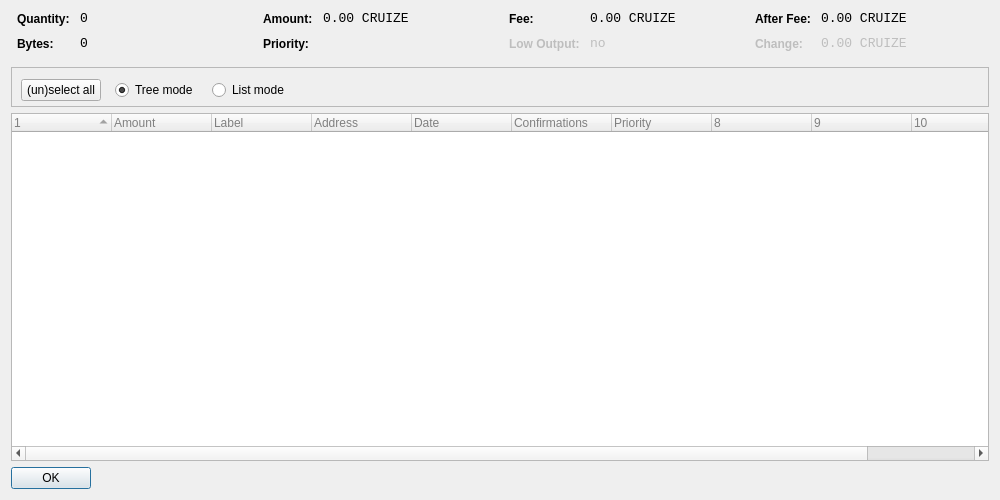
<?xml version="1.0" encoding="UTF-8"?>
<ui version="4.0">
 <class>CoinControlDialog</class>
 <widget class="QDialog" name="CoinControlDialog">
  <property name="geometry">
   <rect>
    <x>0</x>
    <y>0</y>
    <width>1000</width>
    <height>500</height>
   </rect>
  </property>
  <property name="windowTitle">
   <string>Coin Control</string>
  </property>
  <layout class="QVBoxLayout" name="verticalLayout">
   <item>
    <layout class="QHBoxLayout" name="horizontalLayoutTop" stretch="0,0,0,0">
     <property name="topMargin">
      <number>0</number>
     </property>
     <property name="bottomMargin">
      <number>10</number>
     </property>
     <item>
      <layout class="QFormLayout" name="formLayoutCoinControl1">
       <property name="horizontalSpacing">
        <number>10</number>
       </property>
       <property name="verticalSpacing">
        <number>10</number>
       </property>
       <property name="leftMargin">
        <number>6</number>
       </property>
       <property name="rightMargin">
        <number>6</number>
       </property>
       <item row="0" column="0">
        <widget class="QLabel" name="labelCoinControlQuantityText">
         <property name="styleSheet">
          <string notr="true">font-weight:bold;</string>
         </property>
         <property name="text">
          <string>Quantity:</string>
         </property>
        </widget>
       </item>
       <item row="0" column="1">
        <widget class="QLabel" name="labelCoinControlQuantity">
         <property name="font">
          <font>
           <family>Monospace</family>
           <pointsize>10</pointsize>
          </font>
         </property>
         <property name="cursor">
          <cursorShape>IBeamCursor</cursorShape>
         </property>
         <property name="contextMenuPolicy">
          <enum>Qt::ActionsContextMenu</enum>
         </property>
         <property name="text">
          <string notr="true">0</string>
         </property>
         <property name="textInteractionFlags">
          <set>Qt::LinksAccessibleByMouse|Qt::TextSelectableByKeyboard|Qt::TextSelectableByMouse</set>
         </property>
        </widget>
       </item>
       <item row="1" column="0">
        <widget class="QLabel" name="labelCoinControlBytesText">
         <property name="styleSheet">
          <string notr="true">font-weight:bold;</string>
         </property>
         <property name="text">
          <string>Bytes:</string>
         </property>
        </widget>
       </item>
       <item row="1" column="1">
        <widget class="QLabel" name="labelCoinControlBytes">
         <property name="font">
          <font>
           <family>Monospace</family>
           <pointsize>10</pointsize>
          </font>
         </property>
         <property name="cursor">
          <cursorShape>IBeamCursor</cursorShape>
         </property>
         <property name="contextMenuPolicy">
          <enum>Qt::ActionsContextMenu</enum>
         </property>
         <property name="text">
          <string notr="true">0</string>
         </property>
         <property name="textInteractionFlags">
          <set>Qt::LinksAccessibleByMouse|Qt::TextSelectableByKeyboard|Qt::TextSelectableByMouse</set>
         </property>
        </widget>
       </item>
      </layout>
     </item>
     <item>
      <layout class="QFormLayout" name="formLayoutCoinControl2">
       <property name="horizontalSpacing">
        <number>10</number>
       </property>
       <property name="verticalSpacing">
        <number>10</number>
       </property>
       <property name="leftMargin">
        <number>6</number>
       </property>
       <property name="rightMargin">
        <number>6</number>
       </property>
       <item row="0" column="0">
        <widget class="QLabel" name="labelCoinControlAmountText">
         <property name="styleSheet">
          <string notr="true">font-weight:bold;</string>
         </property>
         <property name="text">
          <string>Amount:</string>
         </property>
        </widget>
       </item>
       <item row="0" column="1">
        <widget class="QLabel" name="labelCoinControlAmount">
         <property name="font">
          <font>
           <family>Monospace</family>
           <pointsize>10</pointsize>
          </font>
         </property>
         <property name="cursor">
          <cursorShape>IBeamCursor</cursorShape>
         </property>
         <property name="contextMenuPolicy">
          <enum>Qt::ActionsContextMenu</enum>
         </property>
         <property name="text">
          <string notr="true">0.00 CRUIZE</string>
         </property>
         <property name="textInteractionFlags">
          <set>Qt::LinksAccessibleByMouse|Qt::TextSelectableByKeyboard|Qt::TextSelectableByMouse</set>
         </property>
        </widget>
       </item>
       <item row="1" column="0">
        <widget class="QLabel" name="labelCoinControlPriorityText">
         <property name="styleSheet">
          <string notr="true">font-weight:bold;</string>
         </property>
         <property name="text">
          <string>Priority:</string>
         </property>
        </widget>
       </item>
       <item row="1" column="1">
        <widget class="QLabel" name="labelCoinControlPriority">
         <property name="font">
          <font>
           <family>Monospace</family>
           <pointsize>10</pointsize>
          </font>
         </property>
         <property name="cursor">
          <cursorShape>IBeamCursor</cursorShape>
         </property>
         <property name="contextMenuPolicy">
          <enum>Qt::ActionsContextMenu</enum>
         </property>
         <property name="text">
          <string/>
         </property>
         <property name="textInteractionFlags">
          <set>Qt::LinksAccessibleByMouse|Qt::TextSelectableByKeyboard|Qt::TextSelectableByMouse</set>
         </property>
        </widget>
       </item>
      </layout>
     </item>
     <item>
      <layout class="QFormLayout" name="formLayoutCoinControl3">
       <property name="horizontalSpacing">
        <number>10</number>
       </property>
       <property name="verticalSpacing">
        <number>10</number>
       </property>
       <property name="leftMargin">
        <number>6</number>
       </property>
       <property name="rightMargin">
        <number>6</number>
       </property>
       <item row="0" column="0">
        <widget class="QLabel" name="labelCoinControlFeeText">
         <property name="styleSheet">
          <string notr="true">font-weight:bold;</string>
         </property>
         <property name="text">
          <string>Fee:</string>
         </property>
        </widget>
       </item>
       <item row="0" column="1">
        <widget class="QLabel" name="labelCoinControlFee">
         <property name="font">
          <font>
           <family>Monospace</family>
           <pointsize>10</pointsize>
          </font>
         </property>
         <property name="cursor">
          <cursorShape>IBeamCursor</cursorShape>
         </property>
         <property name="contextMenuPolicy">
          <enum>Qt::ActionsContextMenu</enum>
         </property>
         <property name="text">
          <string notr="true">0.00 CRUIZE</string>
         </property>
         <property name="textInteractionFlags">
          <set>Qt::LinksAccessibleByMouse|Qt::TextSelectableByKeyboard|Qt::TextSelectableByMouse</set>
         </property>
        </widget>
       </item>
       <item row="1" column="0">
        <widget class="QLabel" name="labelCoinControlLowOutputText">
         <property name="enabled">
          <bool>false</bool>
         </property>
         <property name="styleSheet">
          <string notr="true">font-weight:bold;</string>
         </property>
         <property name="text">
          <string>Low Output:</string>
         </property>
        </widget>
       </item>
       <item row="1" column="1">
        <widget class="QLabel" name="labelCoinControlLowOutput">
         <property name="enabled">
          <bool>false</bool>
         </property>
         <property name="font">
          <font>
           <family>Monospace</family>
           <pointsize>10</pointsize>
          </font>
         </property>
         <property name="cursor">
          <cursorShape>IBeamCursor</cursorShape>
         </property>
         <property name="contextMenuPolicy">
          <enum>Qt::ActionsContextMenu</enum>
         </property>
         <property name="text">
          <string notr="true">no</string>
         </property>
         <property name="textInteractionFlags">
          <set>Qt::LinksAccessibleByMouse|Qt::TextSelectableByKeyboard|Qt::TextSelectableByMouse</set>
         </property>
        </widget>
       </item>
      </layout>
     </item>
     <item>
      <layout class="QFormLayout" name="formLayoutCoinControl4">
       <property name="horizontalSpacing">
        <number>10</number>
       </property>
       <property name="verticalSpacing">
        <number>10</number>
       </property>
       <property name="leftMargin">
        <number>6</number>
       </property>
       <property name="rightMargin">
        <number>6</number>
       </property>
       <item row="0" column="0">
        <widget class="QLabel" name="labelCoinControlAfterFeeText">
         <property name="styleSheet">
          <string notr="true">font-weight:bold;</string>
         </property>
         <property name="text">
          <string>After Fee:</string>
         </property>
        </widget>
       </item>
       <item row="0" column="1">
        <widget class="QLabel" name="labelCoinControlAfterFee">
         <property name="font">
          <font>
           <family>Monospace</family>
           <pointsize>10</pointsize>
          </font>
         </property>
         <property name="cursor">
          <cursorShape>IBeamCursor</cursorShape>
         </property>
         <property name="contextMenuPolicy">
          <enum>Qt::ActionsContextMenu</enum>
         </property>
         <property name="text">
          <string notr="true">0.00 CRUIZE</string>
         </property>
         <property name="textInteractionFlags">
          <set>Qt::LinksAccessibleByMouse|Qt::TextSelectableByKeyboard|Qt::TextSelectableByMouse</set>
         </property>
        </widget>
       </item>
       <item row="1" column="0">
        <widget class="QLabel" name="labelCoinControlChangeText">
         <property name="enabled">
          <bool>false</bool>
         </property>
         <property name="styleSheet">
          <string notr="true">font-weight:bold;</string>
         </property>
         <property name="text">
          <string>Change:</string>
         </property>
        </widget>
       </item>
       <item row="1" column="1">
        <widget class="QLabel" name="labelCoinControlChange">
         <property name="enabled">
          <bool>false</bool>
         </property>
         <property name="font">
          <font>
           <family>Monospace</family>
           <pointsize>10</pointsize>
          </font>
         </property>
         <property name="cursor">
          <cursorShape>IBeamCursor</cursorShape>
         </property>
         <property name="contextMenuPolicy">
          <enum>Qt::ActionsContextMenu</enum>
         </property>
         <property name="text">
          <string notr="true">0.00 CRUIZE</string>
         </property>
         <property name="textInteractionFlags">
          <set>Qt::LinksAccessibleByMouse|Qt::TextSelectableByKeyboard|Qt::TextSelectableByMouse</set>
         </property>
        </widget>
       </item>
      </layout>
     </item>
    </layout>
   </item>
   <item>
    <widget class="QFrame" name="frame">
     <property name="minimumSize">
      <size>
       <width>182</width>
       <height>40</height>
      </size>
     </property>
     <property name="frameShape">
      <enum>QFrame::StyledPanel</enum>
     </property>
     <property name="frameShadow">
      <enum>QFrame::Sunken</enum>
     </property>
     <widget class="QWidget" name="horizontalLayoutWidget">
      <property name="geometry">
       <rect>
        <x>10</x>
        <y>0</y>
        <width>781</width>
        <height>47</height>
       </rect>
      </property>
      <layout class="QHBoxLayout" name="horizontalLayoutPanel" stretch="0,0,0,0">
       <property name="spacing">
        <number>14</number>
       </property>
       <item>
        <widget class="QPushButton" name="pushButtonSelectAll">
         <property name="sizePolicy">
          <sizepolicy hsizetype="Maximum" vsizetype="Fixed">
           <horstretch>0</horstretch>
           <verstretch>0</verstretch>
          </sizepolicy>
         </property>
         <property name="text">
          <string>(un)select all</string>
         </property>
        </widget>
       </item>
       <item>
        <widget class="QRadioButton" name="radioTreeMode">
         <property name="sizePolicy">
          <sizepolicy hsizetype="Maximum" vsizetype="Fixed">
           <horstretch>0</horstretch>
           <verstretch>0</verstretch>
          </sizepolicy>
         </property>
         <property name="text">
          <string>Tree mode</string>
         </property>
         <property name="checked">
          <bool>true</bool>
         </property>
        </widget>
       </item>
       <item>
        <widget class="QRadioButton" name="radioListMode">
         <property name="sizePolicy">
          <sizepolicy hsizetype="Maximum" vsizetype="Fixed">
           <horstretch>0</horstretch>
           <verstretch>0</verstretch>
          </sizepolicy>
         </property>
         <property name="text">
          <string>List mode</string>
         </property>
        </widget>
       </item>
       <item>
        <spacer name="horizontalSpacer">
         <property name="orientation">
          <enum>Qt::Horizontal</enum>
         </property>
         <property name="sizeHint" stdset="0">
          <size>
           <width>40</width>
           <height>20</height>
          </size>
         </property>
        </spacer>
       </item>
      </layout>
     </widget>
    </widget>
   </item>
   <item>
    <widget class="CoinControlTreeWidget" name="treeWidget">
     <property name="contextMenuPolicy">
      <enum>Qt::CustomContextMenu</enum>
     </property>
     <property name="styleSheet">
      <string notr="true">QFrame {
	color: grey;

}</string>
     </property>
     <property name="sortingEnabled">
      <bool>false</bool>
     </property>
     <property name="columnCount">
      <number>11</number>
     </property>
     <attribute name="headerShowSortIndicator" stdset="0">
      <bool>true</bool>
     </attribute>
     <attribute name="headerStretchLastSection">
      <bool>false</bool>
     </attribute>
     <column>
      <property name="text">
       <string/>
      </property>
     </column>
     <column>
      <property name="text">
       <string>Amount</string>
      </property>
     </column>
     <column>
      <property name="text">
       <string>Label</string>
      </property>
     </column>
     <column>
      <property name="text">
       <string>Address</string>
      </property>
     </column>
     <column>
      <property name="text">
       <string>Date</string>
      </property>
     </column>
     <column>
      <property name="text">
       <string>Confirmations</string>
      </property>
      <property name="toolTip">
       <string>Confirmed</string>
      </property>
     </column>
     <column>
      <property name="text">
       <string>Priority</string>
      </property>
     </column>
     <column>
      <property name="text">
       <string/>
      </property>
     </column>
     <column>
      <property name="text">
       <string/>
      </property>
     </column>
     <column>
      <property name="text">
       <string/>
      </property>
     </column>
     <column>
      <property name="text">
       <string/>
      </property>
     </column>
    </widget>
   </item>
   <item>
    <widget class="QDialogButtonBox" name="buttonBox">
     <property name="sizePolicy">
      <sizepolicy hsizetype="Maximum" vsizetype="Fixed">
       <horstretch>0</horstretch>
       <verstretch>0</verstretch>
      </sizepolicy>
     </property>
     <property name="orientation">
      <enum>Qt::Horizontal</enum>
     </property>
     <property name="standardButtons">
      <set>QDialogButtonBox::Ok</set>
     </property>
    </widget>
   </item>
  </layout>
 </widget>
 <customwidgets>
  <customwidget>
   <class>CoinControlTreeWidget</class>
   <extends>QTreeWidget</extends>
   <header>coincontroltreewidget.h</header>
  </customwidget>
 </customwidgets>
 <resources/>
 <connections/>
</ui>
